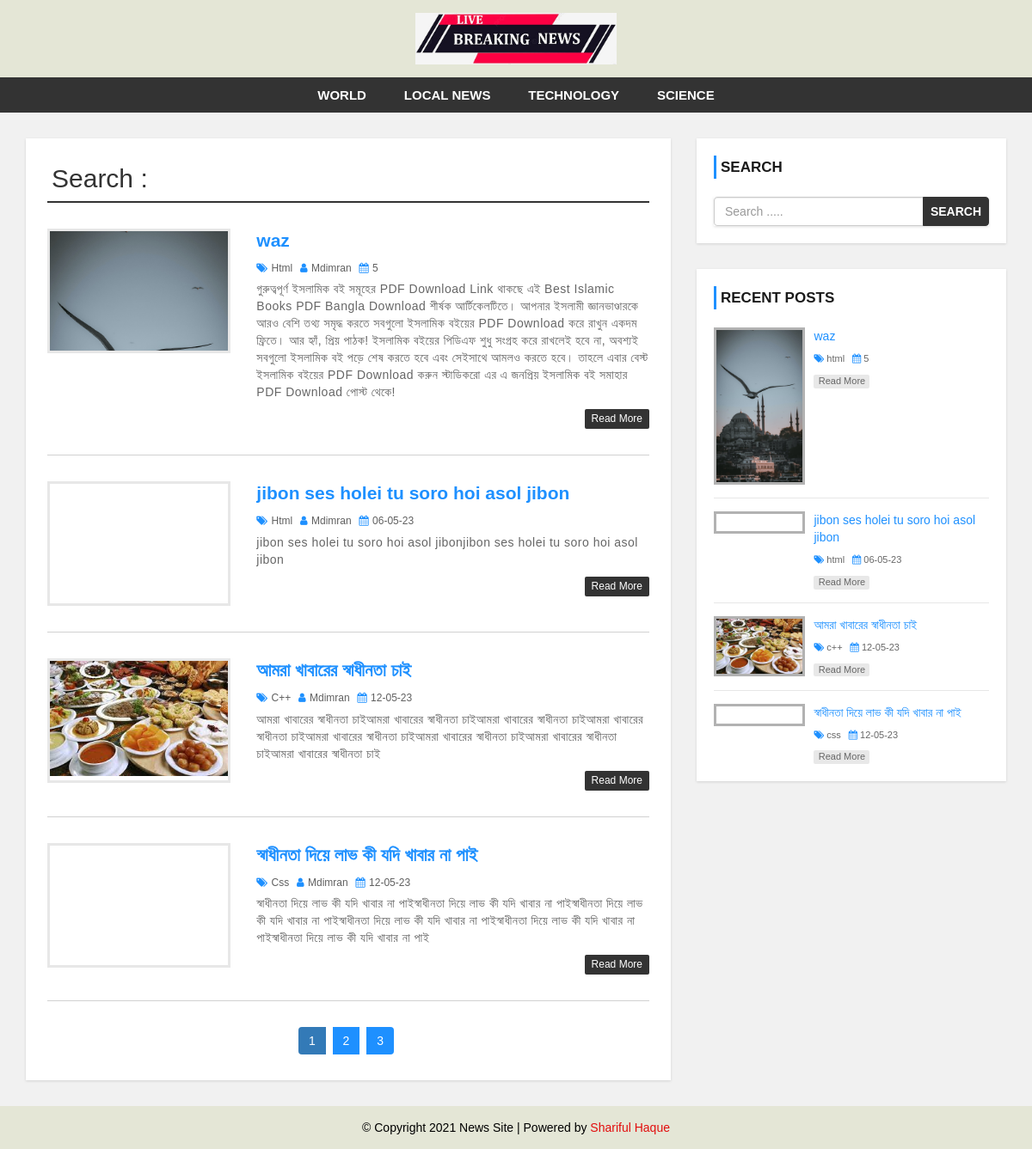
Screenshot of /search.php with the database file from the repository.
### tables this page shows
CREATE TABLE `post` (
  `id` int(255) NOT NULL,
  `image` varchar(255) NOT NULL,
  `title` varchar(255) NOT NULL,
  `description` mediumtext NOT NULL,
  `category` varchar(255) NOT NULL,
  `date` varchar(255) NOT NULL,
  `author` varchar(255) NOT NULL,
  `date&time` timestamp NOT NULL DEFAULT current_timestamp()
);

### search.php (the view, shortened to what this page needs)
<?php include 'header.php'; ?>
    <div id="main-content">
      <div class="container">
        <div class="row">
            <div class="col-md-8">
                <div class="post-container">
                  <h2 class="page-heading">Search : <?php echo $search?></h2>
                  <?php
                include('admin/config.php');
                $pst_select = "SELECT * FROM post WHERE title LIKE '%$search%'";
                $query_set =  mysqli_query($db_connect,$pst_select);
                $count = mysqli_num_rows($query_set);
                if($count > 0){
                    while($row = mysqli_fetch_assoc($query_set)){
                        $id = $row['id'];
                        $image = $row['image'];
                        $title = $row['title'];
                        $description = $row['description'];
                        $category = $row['category'];
                        $date = $row['date'];
                        $author = $row['author'];
                        ?>
                <div class="post-content">
                        <div class="row">
                            <div class="col-md-4">
                                <a class="post-img" href="single.php"><img src="admin/images/<?php echo $image?>" alt="" /></a>
                            </div>
                            <div class="col-md-8">
                                <div class="inner-content clearfix">
                                    <h3><a href='single.php'><?php echo $title?></a></h3>
                                    <div class="post-information">
                                        <span>
                                            <i class="fa fa-tags" aria-hidden="true"></i>
                                            <a href='category.php'><?php echo $category?></a>
                                        </span>
                                        <span>
                                            <i class="fa fa-user" aria-hidden="true"></i>
                                            <a href='author.php'><?php echo $author?></a>
                                        </span>
                                        <span>
                                            <i class="fa fa-calendar" aria-hidden="true"></i>
                                            <?php echo $date?>
                                        </span>
                                    </div>
                                    <p class="description">
                                    <?php echo $description?>
                                    </p>
                                    <a class='read-more pull-right' href='single.php?readmore=<?php echo $id?>'>read more</a>
                                </div>
                            </div>
                        </div>
                    </div>
                        <?php
                    }
                }else{
                    echo "data not found";
                }
                ?>
                    <ul class='pagination'>
                        <li class="active"><a href="">1</a></li>
                        <li><a href="">2</a></li>
                        <li><a href="">3</a></li>
                    </ul>
                </div>
            </div>
            <?php include 'sidebar.php'; ?>
        </div>
      </div>
    </div>
<?php include 'footer.php'; ?>

### sidebar.php (shortened to what this page needs)
<div id="sidebar" class="col-md-4">
    <div class="search-box-container">
        <h4>Search</h4>
        <form class="search-post" action="search.php" method ="GET">
            <div class="input-group">
                <input type="text" name="search" class="form-control" placeholder="Search .....">
                <span class="input-group-btn">
                    <button type="submit" class="btn btn-danger" name="submit">Search</button>
                </span>
            </div>
        </form>
    </div>
           <div class="recent-post-container">
           <h4>Recent Posts</h4>
            <?php
                include('admin/config.php');
                $pst_select = "SELECT * FROM post";
                $query_set =  mysqli_query($db_connect,$pst_select);
                $count = mysqli_num_rows($query_set);
                if($count > 0){
                    while($row = mysqli_fetch_assoc($query_set)){
                        $id = $row['id'];
                        $image = $row['image'];
                        $title = $row['title'];
                        $category = $row['category'];
                        $date = $row['date'];
                        ?>
                            <div class="recent-post">
                        <a class="post-img" href="">
                            <img src="admin/images/<?php echo $image?>" alt=""/>
                        </a>
                        <div class="post-content">
                            <h5><a href="single.php"><?php echo $title?></a></h5>
                            <span>
                                <i class="fa fa-tags" aria-hidden="true"></i>
                                <a href='category.php'><?php echo $category?></a>
                            </span>
                            <span>
                                <i class="fa fa-calendar" aria-hidden="true"></i>
                                <?php echo $date?>
                            </span>
                            <a class="read-more" href="single.php?readmore=<?php echo $id?>">read more</a>
                        </div>
                    </div>
                        <?php
                        }
                    }else{
                        echo "data not found";
                    }
                    ?>
    </div>
</div>

### css/style.css (style rules this page uses)
body { background: #f1f1f1; font-family: sans-serif, arial, Helvetica; }
a, a:hover, a:focus { text-decoration: none; outline: none; }
ul { margin: 0; padding: 0; list-style: none; }
h2.page-heading { margin: 5px 0 30px; padding: 0 5px 10px; border-bottom: 2px solid #333; }
form { background: #fff; padding: 25px; box-shadow: 0 1px 3px rgba(0, 0, 0, 0.13); }
#main-content { padding: 30px 0; min-height: 750px; }
#main-content .post-container { background-color: #fff; padding: 25px; box-shadow: 0 1px 3px rgba(0, 0, 0, 0.13); }
#main-content .post-content { border-bottom: 1px solid #d1d1d1; padding: 0 0 30px; margin-bottom: 30px; }
#main-content .post-content img { width: 100%; }
#main-content .post-content .post-img { border: 3px solid #e7e7e7; display: block; height: 145px; overflow: hidden; transition: border .3s; }
#main-content .post-content h3 { font-size: 21px; line-height: 28px; font-weight: 600; margin: 0 0 7px; }
#main-content .post-content h3 a { color: #1e90ff; transition: all 0.3s; }
#main-content .post-content .post-information span { color: #606060; font-size: 12px; text-transform: capitalize; margin: 0 5px 5px 0; display: inline-block; }
#main-content .post-content .post-information i { color: #1e90ff; margin-right: 1px; }
#main-content .post-content .post-information a { color: #606060; text-decoration: none; }
#main-content .post-content p, #main-content .single-post p { color: #666; font-size: 14px; letter-spacing: 0.5px; margin: 0 0 10px; }
#main-content .post-content a.read-more { color: #fff; background-color: #333333; font-size: 12px; text-transform: capitalize; padding: 3px 8px; border-radius: 2px; transition: all 0.3s; }
.pagination { display: block; text-align: center; margin: 0; }
.pagination li { display: inline-block; margin: 0 5px 0 0; }
.pagination li a { border: none; background: #1e90ff; color: #fff; }
i.fa { color: #222; }
#sidebar h4 { color: #1A1A1A; font-size: 17px; line-height: 27px; font-weight: 600; text-transform: uppercase; padding: 0 0 0 5px; margin: 0 0 21px; border-left: 3px solid #1e90ff; }
#sidebar .search-box-container { background-color: #fff; padding: 20px; margin: 0 0 30px; box-shadow: 0 1px 3px rgba(0, 0, 0, 0.13); }
#sidebar .search-post { padding: 0; }
#sidebar .search-post input { color: #606060; }
#sidebar .search-post .btn { font-weight: 600; text-transform: uppercase; padding: 6px 8px; background-color: #333333; border-color: #333333; outline: none; }
#sidebar .recent-post-container { padding: 20px; background: #fff; box-shadow: 0 1px 3px rgba(0, 0, 0, 0.13); }
#sidebar .recent-post { border-bottom: 1px solid #e7e7e7; padding: 0 0 15px; margin: 0 0 15px; }
#sidebar .recent-post:last-child { margin: 0; padding: 0; border: none; }
#sidebar .recent-post .post-img { display: inline-block; width: 33%; border: 3px solid rgba(0, 0, 0, 0.3); vertical-align: top; transition: border .3s; }
#sidebar .recent-post .post-img img { width: 100%; }
#sidebar .recent-post .post-content { width: 65%; display: inline-block; border: none; padding: 0 0 0 7px; margin: 0; }
#sidebar .recent-post h5 { font-size: 14px; line-height: 20px; margin: 0 0 5px; }
#sidebar .recent-post h5 a { color: #1E90FF; }
#sidebar .recent-post span { color: #666; font-size: 11px; display: inline-block; margin: 0 5px 10px 0; }
#sidebar .recent-post span a { color: #666; }
#sidebar .recent-post span i { color: #1E90FF; }
#sidebar .recent-post a.read-more { color: #666; background-color: rgba(0, 0, 0, 0.09); width: 65px; font-size: 11px; text-align: center; padding: 0; display: block; transition: all 0.3s; }

### rows the page displays
post: image (picture), title "waz", category "Html", author "Mdimran", date "5", description "গুরুত্বপূর্ণ ইসলামিক বই সমূহের PDF Download Link থাকছে এই Best Islamic Books PDF Bangla Download শীর্ষক আর্টিকেলটিতে। আপনার ইসলামী জ্ঞানভাণ্ডারকে আরও বেশি তথ্য সমৃদ্ধ করতে সবগুলো ইসলামিক বইয়ের PDF Download করে রাখুন একদম ফ্রিতে। আর হ্যাঁ, প্রিয় পাঠক! ইসলামিক বইয়ের পিডিএফ শুধু সংগ্রহ করে রাখলেই হবে না, অবশ্যই সবগুলো ইসলামিক বই পড়ে শেষ করতে হবে এবং সেইসাথে আমলও করতে হবে। তাহলে এবার বেস্ট ইসলামিক বইয়ের PDF Download করুন স্টাডিকরো এর এ জনপ্রিয় ইসলামিক বই সমাহার PDF Download পোস্ট থেকে!", category "html"
post: title "jibon ses holei tu soro hoi asol jibon", category "Html", author "Mdimran", date "06-05-23", description "jibon ses holei tu soro hoi asol jibonjibon ses holei tu soro hoi asol jibon", category "html"
post: image (picture), title "আমরা খাবারের স্বাধীনতা চাই", category "C++", author "Mdimran", date "12-05-23", description "আমরা খাবারের স্বাধীনতা চাইআমরা খাবারের স্বাধীনতা চাইআমরা খাবারের স্বাধীনতা চাইআমরা খাবারের স্বাধীনতা চাইআমরা খাবারের স্বাধীনতা চাইআমরা খাবারের স্বাধীনতা চাইআমরা খাবারের স্বাধীনতা চাইআমরা খাবারের স্বাধীনতা চাই", category "c++"
post: title "স্বাধীনতা দিয়ে লাভ কী যদি খাবার না পাই", category "Css", author "Mdimran", date "12-05-23", description "স্বাধীনতা দিয়ে লাভ কী যদি খাবার না পাইস্বাধীনতা দিয়ে লাভ কী যদি খাবার না পাইস্বাধীনতা দিয়ে লাভ কী যদি খাবার না পাইস্বাধীনতা দিয়ে লাভ কী যদি খাবার না পাইস্বাধীনতা দিয়ে লাভ কী যদি খাবার না পাইস্বাধীনতা দিয়ে লাভ কী যদি খাবার না পাই", category "css"
